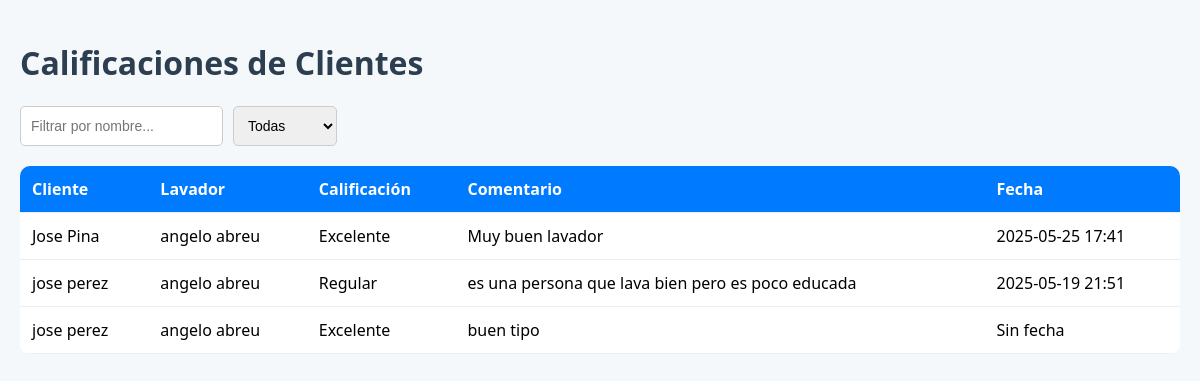
The page /admin_calificaciones on the database its author committed.
### app.py (models this page shows)
class Calificacion(db.Model):
    id = db.Column(db.Integer, primary_key=True)
    cliente_id = db.Column(db.Integer)
    lavador_id = db.Column(db.Integer)
    calificacion = db.Column(db.String(50))
    comentario = db.Column(db.Text)
    timestamp = db.Column(db.DateTime, default=datetime.utcnow)

### app.py (the view)
@app.route('/admin_calificaciones')
def admin_calificaciones():
    calificaciones = Calificacion.query.order_by(Calificacion.timestamp.desc()).all()
    datos = []
    for c in calificaciones:
        cliente = Usuario.query.get(c.cliente_id) if c.cliente_id else None
        lavador = Usuario.query.get(c.lavador_id) if c.lavador_id else None
        datos.append({
            'cliente_nombre': f"{cliente.nombre} {cliente.apellido}" if cliente else "Desconocido",
            'lavador_nombre': f"{lavador.nombre} {lavador.apellido}" if lavador else "Desconocido",
            'calificacion': c.calificacion,
            'comentario': c.comentario or "",
            'timestamp': c.timestamp
        })
    return render_template('admin_calificaciones.html', calificaciones=datos)

### templates/admin_calificaciones.html (shortened to what this page needs)
<!DOCTYPE html>
<html lang="es">
<head>
</head>
<body>
  <h1><img src="/static/icons/grafico.png" onerror="this.style.display='none'"> Calificaciones de Clientes</h1>
  <div class="filtros">
    <input type="text" id="filtroNombre" placeholder="Filtrar por nombre..." onkeyup="filtrar()">
    <select id="filtroTipo" onchange="filtrar()">
      <option value="Todas">Todas</option>
    </select>
  </div>
  <table class="tabla-calificaciones" id="tablaCalificaciones">
    <thead>
      <tr>
        <th>Cliente</th>
        <th>Lavador</th>
        <th>Calificación</th>
        <th>Comentario</th>
        <th>Fecha</th>
      </tr>
    </thead>
    <tbody>
      {% for cal in calificaciones %}
      <tr>
        <td>{{ cal.cliente_nombre }}</td>
        <td>{{ cal.lavador_nombre }}</td>
        <td>{{ cal.calificacion }}</td>
        <td>{{ cal.comentario }}</td>
        <td>
          {% if cal.timestamp %}
            {{ cal.timestamp.strftime('%Y-%m-%d %H:%M') }}
          {% else %}
            Sin fecha
          {% endif %}
        </td>
      </tr>
      {% endfor %}
    </tbody>
  </table>
</body>
</html>

### templates/admin_calificaciones.html (style rules this page uses)
body { font-family: 'Segoe UI', sans-serif; background-color: #f4f8fb; margin: 0; padding: 20px; }
h1 { color: #2c3e50; display: flex; align-items: center; }
.filtros { margin: 20px 0; display: flex; gap: 10px; }
.filtros input, .filtros select { padding: 10px; font-size: 14px; border-radius: 5px; border: 1px solid #ccc; }
.tabla-calificaciones { width: 100%; border-collapse: collapse; background: white; border-radius: 10px; overflow: hidden; }
.tabla-calificaciones th, .tabla-calificaciones td { padding: 12px; text-align: left; border-bottom: 1px solid #eee; }
.tabla-calificaciones th { background-color: #007bff; color: white; }

### rows shown on the page
Calificacion: cliente_nombre "Jose Pina", lavador_nombre "angelo abreu", calificacion "Excelente", comentario "Muy buen lavador", timestamp "2025-05-25 17:41"
Calificacion: cliente_nombre "jose perez", lavador_nombre "angelo abreu", calificacion "Regular", comentario "es una persona que lava bien pero es poco educada", timestamp "2025-05-19 21:51"
Calificacion: cliente_nombre "jose perez", lavador_nombre "angelo abreu", calificacion "Excelente", comentario "buen tipo", shows "Sin fecha"
